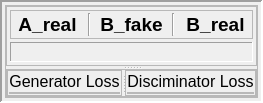
         <widget class="QWidget" name="central_train_page">
          <layout class="QVBoxLayout" name="verticalLayout_25">
           <property name="spacing">
            <number>0</number>
           </property>
           <property name="leftMargin">
            <number>0</number>
           </property>
           <property name="topMargin">
            <number>0</number>
           </property>
           <property name="rightMargin">
            <number>0</number>
           </property>
           <property name="bottomMargin">
            <number>0</number>
           </property>
           <item>
            <widget class="QFrame" name="frame_7">
             <property name="frameShape">
              <enum>QFrame::Panel</enum>
             </property>
             <property name="frameShadow">
              <enum>QFrame::Sunken</enum>
             </property>
             <property name="lineWidth">
              <number>2</number>
             </property>
             <layout class="QVBoxLayout" name="verticalLayout_8">
              <property name="spacing">
               <number>0</number>
              </property>
              <property name="leftMargin">
               <number>3</number>
              </property>
              <property name="topMargin">
               <number>3</number>
              </property>
              <property name="rightMargin">
               <number>3</number>
              </property>
              <property name="bottomMargin">
               <number>3</number>
              </property>
              <item>
               <widget class="QFrame" name="frame_16">
                <property name="frameShape">
                 <enum>QFrame::StyledPanel</enum>
                </property>
                <property name="frameShadow">
                 <enum>QFrame::Raised</enum>
                </property>
                <layout class="QVBoxLayout" name="verticalLayout_6">
                 <property name="leftMargin">
                  <number>0</number>
                 </property>
                 <property name="topMargin">
                  <number>0</number>
                 </property>
                 <property name="rightMargin">
                  <number>0</number>
                 </property>
                 <property name="bottomMargin">
                  <number>0</number>
                 </property>
                 <item>
                  <widget class="QSplitter" name="visualizer_splitter">
                   <property name="orientation">
                    <enum>Qt::Vertical</enum>
                   </property>
                   <property name="handleWidth">
                    <number>3</number>
                   </property>
                   <widget class="QFrame" name="frame_4">
                    <property name="sizePolicy">
                     <sizepolicy hsizetype="Preferred" vsizetype="Preferred">
                      <horstretch>0</horstretch>
                      <verstretch>0</verstretch>
                     </sizepolicy>
                    </property>
                    <property name="frameShape">
                     <enum>QFrame::StyledPanel</enum>
                    </property>
                    <property name="frameShadow">
                     <enum>QFrame::Raised</enum>
                    </property>
                    <layout class="QVBoxLayout" name="verticalLayout_32">
                     <property name="spacing">
                      <number>3</number>
                     </property>
                     <property name="leftMargin">
                      <number>3</number>
                     </property>
                     <property name="topMargin">
                      <number>3</number>
                     </property>
                     <property name="rightMargin">
                      <number>3</number>
                     </property>
                     <property name="bottomMargin">
                      <number>3</number>
                     </property>
                     <item>
                      <widget class="QFrame" name="frame_12">
                       <property name="sizePolicy">
                        <sizepolicy hsizetype="Preferred" vsizetype="Maximum">
                         <horstretch>0</horstretch>
                         <verstretch>0</verstretch>
                        </sizepolicy>
                       </property>
                       <property name="frameShape">
                        <enum>QFrame::StyledPanel</enum>
                       </property>
                       <property name="frameShadow">
                        <enum>QFrame::Sunken</enum>
                       </property>
                       <layout class="QHBoxLayout" name="horizontalLayout_15">
                        <property name="leftMargin">
                         <number>2</number>
                        </property>
                        <property name="topMargin">
                         <number>2</number>
                        </property>
                        <property name="rightMargin">
                         <number>2</number>
                        </property>
                        <property name="bottomMargin">
                         <number>2</number>
                        </property>
                        <item>
                         <widget class="QLabel" name="label_19">
                          <property name="font">
                           <font>
                            <pointsize>14</pointsize>
                            <bold>true</bold>
                           </font>
                          </property>
                          <property name="text">
                           <string>A_real</string>
                          </property>
                          <property name="alignment">
                           <set>Qt::AlignCenter</set>
                          </property>
                         </widget>
                        </item>
                        <item>
                         <widget class="Line" name="line">
                          <property name="orientation">
                           <enum>Qt::Vertical</enum>
                          </property>
                         </widget>
                        </item>
                        <item>
                         <widget class="QLabel" name="label_20">
                          <property name="font">
                           <font>
                            <pointsize>14</pointsize>
                            <bold>true</bold>
                           </font>
                          </property>
                          <property name="text">
                           <string>B_fake</string>
                          </property>
                          <property name="alignment">
                           <set>Qt::AlignCenter</set>
                          </property>
                         </widget>
                        </item>
                        <item>
                         <widget class="Line" name="line_2">
                          <property name="orientation">
                           <enum>Qt::Vertical</enum>
                          </property>
                         </widget>
                        </item>
                        <item>
                         <widget class="QLabel" name="label_21">
                          <property name="font">
                           <font>
                            <pointsize>14</pointsize>
                            <bold>true</bold>
                           </font>
                          </property>
                          <property name="text">
                           <string>B_real</string>
                          </property>
                          <property name="alignment">
                           <set>Qt::AlignCenter</set>
                          </property>
                         </widget>
                        </item>
                       </layout>
                      </widget>
                     </item>
                     <item>
                      <widget class="QFrame" name="frame_11">
                       <property name="sizePolicy">
                        <sizepolicy hsizetype="Preferred" vsizetype="Preferred">
                         <horstretch>0</horstretch>
                         <verstretch>0</verstretch>
                        </sizepolicy>
                       </property>
                       <property name="frameShape">
                        <enum>QFrame::Panel</enum>
                       </property>
                       <property name="frameShadow">
                        <enum>QFrame::Sunken</enum>
                       </property>
                       <layout class="QHBoxLayout" name="horizontalLayout_13">
                        <item>
                         <widget class="QLabel" name="x_label">
                          <property name="sizePolicy">
                           <sizepolicy hsizetype="Ignored" vsizetype="Ignored">
                            <horstretch>0</horstretch>
                            <verstretch>0</verstretch>
                           </sizepolicy>
                          </property>
                          <property name="frameShape">
                           <enum>QFrame::Panel</enum>
                          </property>
                          <property name="frameShadow">
                           <enum>QFrame::Sunken</enum>
                          </property>
                          <property name="text">
                           <string/>
                          </property>
                          <property name="alignment">
                           <set>Qt::AlignHCenter|Qt::AlignTop</set>
                          </property>
                         </widget>
                        </item>
                        <item>
                         <widget class="QLabel" name="y_fake_label">
                          <property name="sizePolicy">
                           <sizepolicy hsizetype="Ignored" vsizetype="Ignored">
                            <horstretch>0</horstretch>
                            <verstretch>0</verstretch>
                           </sizepolicy>
                          </property>
                          <property name="frameShape">
                           <enum>QFrame::Panel</enum>
                          </property>
                          <property name="frameShadow">
                           <enum>QFrame::Sunken</enum>
                          </property>
                          <property name="text">
                           <string/>
                          </property>
                          <property name="alignment">
                           <set>Qt::AlignHCenter|Qt::AlignTop</set>
                          </property>
                         </widget>
                        </item>
                        <item>
                         <widget class="QLabel" name="y_label">
                          <property name="sizePolicy">
                           <sizepolicy hsizetype="Ignored" vsizetype="Ignored">
                            <horstretch>0</horstretch>
                            <verstretch>0</verstretch>
                           </sizepolicy>
                          </property>
                          <property name="frameShape">
                           <enum>QFrame::Panel</enum>
                          </property>
                          <property name="frameShadow">
                           <enum>QFrame::Sunken</enum>
                          </property>
                          <property name="text">
                           <string/>
                          </property>
                          <property name="alignment">
                           <set>Qt::AlignHCenter|Qt::AlignTop</set>
                          </property>
                         </widget>
                        </item>
                       </layout>
                      </widget>
                     </item>
                    </layout>
                   </widget>
                   <widget class="QFrame" name="frame_14">
                    <property name="sizePolicy">
                     <sizepolicy hsizetype="Preferred" vsizetype="Maximum">
                      <horstretch>0</horstretch>
                      <verstretch>0</verstretch>
                     </sizepolicy>
                    </property>
                    <property name="frameShape">
                     <enum>QFrame::StyledPanel</enum>
                    </property>
                    <property name="frameShadow">
                     <enum>QFrame::Raised</enum>
                    </property>
                    <layout class="QVBoxLayout" name="verticalLayout_34">
                     <property name="leftMargin">
                      <number>0</number>
                     </property>
                     <property name="topMargin">
                      <number>0</number>
                     </property>
                     <property name="rightMargin">
                      <number>0</number>
                     </property>
                     <property name="bottomMargin">
                      <number>0</number>
                     </property>
                     <item>
                      <widget class="QSplitter" name="splitter_2">
                       <property name="sizePolicy">
                        <sizepolicy hsizetype="Expanding" vsizetype="Maximum">
                         <horstretch>0</horstretch>
                         <verstretch>0</verstretch>
                        </sizepolicy>
                       </property>
                       <property name="orientation">
                        <enum>Qt::Horizontal</enum>
                       </property>
                       <property name="opaqueResize">
                        <bool>true</bool>
                       </property>
                       <property name="handleWidth">
                        <number>3</number>
                       </property>
                       <widget class="QFrame" name="frame_17">
                        <property name="frameShape">
                         <enum>QFrame::StyledPanel</enum>
                        </property>
                        <property name="frameShadow">
                         <enum>QFrame::Raised</enum>
                        </property>
                        <layout class="QVBoxLayout" name="verticalLayout_37">
                         <property name="spacing">
                          <number>1</number>
                         </property>
                         <property name="leftMargin">
                          <number>1</number>
                         </property>
                         <property name="topMargin">
                          <number>1</number>
                         </property>
                         <property name="rightMargin">
                          <number>1</number>
                         </property>
                         <property name="bottomMargin">
                          <number>1</number>
                         </property>
                         <item>
                          <widget class="QLabel" name="label_6">
                           <property name="sizePolicy">
                            <sizepolicy hsizetype="Preferred" vsizetype="Maximum">
                             <horstretch>0</horstretch>
                             <verstretch>0</verstretch>
                            </sizepolicy>
                           </property>
                           <property name="font">
                            <font>
                             <pointsize>12</pointsize>
                            </font>
                           </property>
                           <property name="text">
                            <string>Generator Loss</string>
                           </property>
                           <property name="alignment">
                            <set>Qt::AlignCenter</set>
                           </property>
                          </widget>
                         </item>
                         <item>
                          <widget class="QFrame" name="loss_g_graph_frame">
                           <property name="frameShape">
                            <enum>QFrame::StyledPanel</enum>
                           </property>
                           <property name="frameShadow">
                            <enum>QFrame::Raised</enum>
                           </property>
                           <layout class="QVBoxLayout" name="loss_g_graph_layout">
                            <property name="spacing">
                             <number>2</number>
                            </property>
                            <property name="leftMargin">
                             <number>0</number>
                            </property>
                            <property name="topMargin">
                             <number>0</number>
                            </property>
                            <property name="rightMargin">
                             <number>0</number>
                            </property>
                            <property name="bottomMargin">
                             <number>0</number>
                            </property>
                           </layout>
                          </widget>
                         </item>
                        </layout>
                       </widget>
                       <widget class="QFrame" name="frame_47">
                        <property name="frameShape">
                         <enum>QFrame::StyledPanel</enum>
                        </property>
                        <property name="frameShadow">
                         <enum>QFrame::Raised</enum>
                        </property>
                        <layout class="QVBoxLayout" name="verticalLayout_39">
                         <property name="spacing">
                          <number>1</number>
                         </property>
                         <property name="leftMargin">
                          <number>1</number>
                         </property>
                         <property name="topMargin">
                          <number>1</number>
                         </property>
                         <property name="rightMargin">
                          <number>1</number>
                         </property>
                         <property name="bottomMargin">
                          <number>1</number>
                         </property>
                         <item>
                          <widget class="QLabel" name="label_22">
                           <property name="sizePolicy">
                            <sizepolicy hsizetype="Preferred" vsizetype="Maximum">
                             <horstretch>0</horstretch>
                             <verstretch>0</verstretch>
                            </sizepolicy>
                           </property>
                           <property name="font">
                            <font>
                             <pointsize>12</pointsize>
                            </font>
                           </property>
                           <property name="text">
                            <string>Disciminator Loss</string>
                           </property>
                           <property name="alignment">
                            <set>Qt::AlignCenter</set>
                           </property>
                          </widget>
                         </item>
                         <item>
                          <widget class="QFrame" name="loss_d_graph_frame">
                           <property name="frameShape">
                            <enum>QFrame::StyledPanel</enum>
                           </property>
                           <property name="frameShadow">
                            <enum>QFrame::Raised</enum>
                           </property>
                           <layout class="QVBoxLayout" name="loss_d_graph_layout">
                            <property name="leftMargin">
                             <number>0</number>
                            </property>
                            <property name="topMargin">
                             <number>0</number>
                            </property>
                            <property name="rightMargin">
                             <number>0</number>
                            </property>
                            <property name="bottomMargin">
                             <number>0</number>
                            </property>
                           </layout>
                          </widget>
                         </item>
                        </layout>
                       </widget>
                      </widget>
                     </item>
                    </layout>
                   </widget>
                  </widget>
                 </item>
                </layout>
               </widget>
              </item>
             </layout>
            </widget>
           </item>
          </layout>
         </widget>
